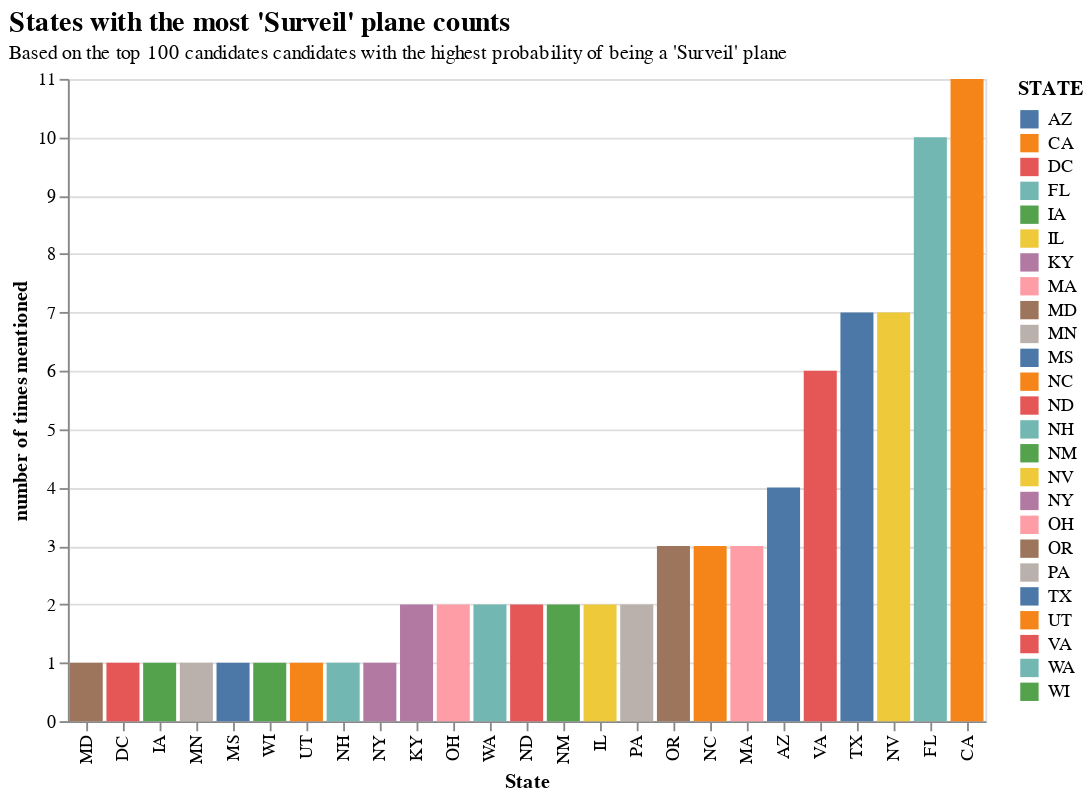

The code cell stored with this chart in its notebook:
### Markdown cell above
# Data insights of final_candidates

### Code cell
# States with the highest probability of having a serveilence spy plane
alt.Chart(final_candidates).mark_bar().encode(
    alt.X("STATE", title="State", sort='y'),
    alt.Y("count(STATE)",title="Occurrences"),
    color="STATE").properties(
      title = {
        "text":  "States with the most 'Surveil' plane counts",
        "subtitle": "Based on the top 100 candidates candidates with the highest probability of being a 'Surveil' plane"
        }).configure_title(
      fontSize = 15, 
      anchor = "start", 
      subtitleFontSize = 11).properties(width=500,height=350)

### Figure 1 — Vega-Lite specification as saved in the notebook (floating-point values rounded to 4 significant figures)
{"config": {"view": {"continuousWidth": 400, "continuousHeight": 300}, "title": {"anchor": "start", "fontSize": 15, "subtitleFontSize": 11}}, "data": {"name": "data-1143011c501e344308499f93a2398d75"}, "mark": "bar", "encoding": {"color": {"type": "nominal", "field": "STATE"}, "x": {"type": "nominal", "field": "STATE", "sort": "y", "title": "State"}, "y": {"type": "nominal", "aggregate": "count", "field": "STATE", "title": "number of times mentioned"}}, "height": 350, "title": {"text": "States with the most 'Surveil' plane counts", "subtitle": "Based on the top 100 candidates candidates with the highest probability of being a 'Surveil' plane"}, "width": 500, "$schema": "https://vega.github.io/schema/vega-lite/v4.8.1.json", "datasets": {"data-1143011c501e344308499f93a2398d75": [{"reg": "N42WB", "name": "CITY OF MESA ARIZONA", "CITY": "MESA", "STATE": "AZ", "adshex": "A4FB3C", "observations": 2860.0, "predicted_type": "surveil", "proabibility_of_spy_plane": 0.975, "proabibility_of_other_plane": 0.025}, {"reg": "N3950M", "name": "SCIFLY LLC", "CITY": "SAN DIEGO", "STATE": "CA", "adshex": "A497C0", "observations": 10250.0, "predicted_type": "surveil", "proabibility_of_spy_plane": 0.968, "proabibility_of_other_plane": 0.032}, {"reg": "N501GW", "name": "CHAPARRAL AIR GROUP", "CITY": "GRAPEVINE", "STATE": "TX", "adshex": "A63E52", "observations": 8225.0, "predicted_type": "surveil", "proabibility_of_spy_plane": 0.9265, "proabibility_of_other_plane": 0.0735}, {"reg": "N6045C", "name": "ORANGE COUNTY SHERIFFS DEPARTMENT RNSP", "CITY": "SANTA ANA", "STATE": "CA", "adshex": "A7D925", "observations": 45080.0, "predicted_type": "surveil", "proabibility_of_spy_plane": 0.9145, "proabibility_of_other_plane": 0.0855}, {"reg": "N609TW", "name": "WRIGHT TIMOTHY C", "CITY": "NORTH CHESTERFIELD", "STATE": "VA", "adshex": "A7EA6C", "observations": 3329.0, "predicted_type": "surveil", "proabibility_of_spy_plane": 0.9015, "proabibility_of_other_plane": 0.0985}, {"reg": "N2092S", "name": "MIDWEST AIRMOTIVE INC", "CITY": "MOUNT STERLING", "STATE": "KY", "adshex": "A1B621", "observations": 1511.0, "predicted_type": "surveil", "proabibility_of_spy_plane": 0.898, "proabibility_of_other_plane": 0.102}, {"reg": "N620FB", "name": "CITY OF PHOENIX", "CITY": "PHOENIX", "STATE": "AZ", "adshex": "A816BC", "observations": 17280.0, "predicted_type": "surveil", "proabibility_of_spy_plane": 0.894, "proabibility_of_other_plane": 0.106}, {"reg": "N447PC", "name": "ROOS GERHARDT PIETER", "CITY": "SHELBYVILLE", "STATE": "KY", "adshex": "A565E6", "observations": 2442.0, "predicted_type": "surveil", "proabibility_of_spy_plane": 0.8925, "proabibility_of_other_plane": 0.1075}, {"reg": "N508RB", "name": "FIVE POINT AERIAL SURVEY", "CITY": "WEST PALM BEACH", "STATE": "FL", "adshex": "A65921", "observations": 7859.0, "predicted_type": "surveil", "proabibility_of_spy_plane": 0.85, "proabibility_of_other_plane": 0.15}, {"reg": "N717HP", "name": "OHIO DEPARTMENT OF PUBLIC SAFETY", "CITY": "COLUMBUS", "STATE": "OH", "adshex": "A996CB", "observations": 637.0, "predicted_type": "surveil", "proabibility_of_spy_plane": 0.835, "proabibility_of_other_plane": 0.165}, {"reg": "N1789M", "name": "E D A S EARLY DETECTION ALARM CO", "CITY": "SPRING", "STATE": "TX", "adshex": "A13A84", "observations": 4028.0, "predicted_type": "surveil", "proabibility_of_spy_plane": 0.832, "proabibility_of_other_plane": 0.168}, {"reg": "N723AR", "name": "TWIN OTTER INTERNATIONAL LTD", "CITY": "LAS VEGAS", "STATE": "NV", "adshex": "A9AEC1", "observations": 4547.0, "predicted_type": "surveil", "proabibility_of_spy_plane": 0.821, "proabibility_of_other_plane": 0.179}, {"reg": "N61122", "name": "SRT AVIATION AND TECHNICAL SERVICES INC", "CITY": "DAVIE", "STATE": "FL", "adshex": "A7F52E", "observations": 2157.0, "predicted_type": "surveil", "proabibility_of_spy_plane": 0.787, "proabibility_of_other_plane": 0.213}, {"reg": "N903KA", "name": "ARROWDATA LLC", "CITY": "BEND", "STATE": "OR", "adshex": "AC7B33", "observations": 3195.0, "predicted_type": "surveil", "proabibility_of_spy_plane": 0.7775, "proabibility_of_other_plane": 0.2225}, {"reg": "N125PZ", "name": "STRAIGHT FLIGHT NEVADA COMMERCIAL LEASING LLC", "CITY": "SPARKS", "STATE": "NV", "adshex": "A067A2", "observations": 662.0, "predicted_type": "surveil", "proabibility_of_spy_plane": 0.763, "proabibility_of_other_plane": 0.237}, {"reg": "N2462G", "name": "WINGED VISION INC", "CITY": "LAYTONSVILLE", "STATE": "MD", "adshex": "A248EE", "observations": 27320.0, "predicted_type": "surveil", "proabibility_of_spy_plane": 0.759, "proabibility_of_other_plane": 0.241}, {"reg": "N101CG", "name": "COSTAR FIELD RESEARCH LLC", "CITY": "WASHINGTON", "STATE": "DC", "adshex": "A008A4", "observations": 19580.0, "predicted_type": "surveil", "proabibility_of_spy_plane": 0.755, "proabibility_of_other_plane": 0.245}, {"reg": "N259BW", "name": "PINAL COUNTY SHERIFFS OFFICE", "CITY": "FLORENCE", "STATE": "AZ", "adshex": "A2791B", "observations": 1130.0, "predicted_type": "surveil", "proabibility_of_spy_plane": 0.7545, "proabibility_of_other_plane": 0.2455}, {"reg": "N80R", "name": "DYNAMIC AVLEASE INC", "CITY": "BRIDGEWATER", "STATE": "VA", "adshex": "AAE0FB", "observations": 3101.0, "predicted_type": "surveil", "proabibility_of_spy_plane": 0.741, "proabibility_of_other_plane": 0.259}, {"reg": "N2231E", "name": "STATE OF IOWA", "CITY": "DES MOINES", "STATE": "IA", "adshex": "A1EEA6", "observations": 2129.0, "predicted_type": "surveil", "proabibility_of_spy_plane": 0.7325, "proabibility_of_other_plane": 0.2675}, {"reg": "N963SD", "name": "COUNTY OF LOS ANGELES", "CITY": "LONG BEACH", "STATE": "CA", "adshex": "AD68DF", "observations": 8183.0, "predicted_type": "surveil", "proabibility_of_spy_plane": 0.7295, "proabibility_of_other_plane": 0.2705}, {"reg": "N923SD", "name": "FRESNO COUNTY SHERIFFS DEPARTMENT", "CITY": "FRESNO", "STATE": "CA", "adshex": "ACCAE3", "observations": 746.0, "predicted_type": "surveil", "proabibility_of_spy_plane": 0.726, "proabibility_of_other_plane": 0.274}, {"reg": "N40R", "name": "DYNAMIC AVLEASE INC", "CITY": "BRIDGEWATER", "STATE": "VA", "adshex": "A4ABBF", "observations": 10780.0, "predicted_type": "surveil", "proabibility_of_spy_plane": 0.694, "proabibility_of_other_plane": 0.306}, {"reg": "N508BH", "name": "CITY OF ANAHEIM", "CITY": "FULLERTON", "STATE": "CA", "adshex": "A657C9", "observations": 11730.0, "predicted_type": "surveil", "proabibility_of_spy_plane": 0.6935, "proabibility_of_other_plane": 0.3065}, {"reg": "N207TF", "name": "SAN BERNANDINO COUNTY SHERIFF", "CITY": "SAN BERNARDINO", "STATE": "CA", "adshex": "A1ADB3", "observations": 628.0, "predicted_type": "surveil", "proabibility_of_spy_plane": 0.688, "proabibility_of_other_plane": 0.312}, {"reg": "N531MP", "name": "U S AIR FORCE SPECIAL OPERATIONS COMMAND", "CITY": "HURLBURT FIELD", "STATE": "FL", "adshex": "A6B545", "observations": 11190.0, "predicted_type": "surveil", "proabibility_of_spy_plane": 0.6735, "proabibility_of_other_plane": 0.3265}, {"reg": "N700AZ", "name": "PIMA COUNTY SHERIFFS DEPARTMENT", "CITY": "TUCSON", "STATE": "AZ", "adshex": "A954A6", "observations": 18900.0, "predicted_type": "surveil", "proabibility_of_spy_plane": 0.6725, "proabibility_of_other_plane": 0.3275}, {"reg": "N624TS", "name": "US AIR FORCE SPECIAL OPERATIONS COMMAND", "CITY": "HURLBURT FIELD", "STATE": "FL", "adshex": "A826D3", "observations": 12900.0, "predicted_type": "surveil", "proabibility_of_spy_plane": 0.666, "proabibility_of_other_plane": 0.334}, {"reg": "N178GC", "name": "CORTEZ FISHER LLC", "CITY": "KIRKLAND", "STATE": "WA", "adshex": "A1377E", "observations": 1271.0, "predicted_type": "surveil", "proabibility_of_spy_plane": 0.6635, "proabibility_of_other_plane": 0.3365}, {"reg": "N97826", "name": "U S BANK NA", "CITY": "MARSHALL", "STATE": "MN", "adshex": "ADA41A", "observations": 1434.0, "predicted_type": "surveil", "proabibility_of_spy_plane": 0.657, "proabibility_of_other_plane": 0.343}, {"reg": "N101UV", "name": "VERTICAL AIR INC", "CITY": "DELAND", "STATE": "FL", "adshex": "A00A41", "observations": 20260.0, "predicted_type": "surveil", "proabibility_of_spy_plane": 0.6495, "proabibility_of_other_plane": 0.3505}, {"reg": "N6197V", "name": "TENAX AVIATION SERVICES LLC", "CITY": "MADISON", "STATE": "MS", "adshex": "A8138E", "observations": 2503.0, "predicted_type": "surveil", "proabibility_of_spy_plane": 0.649, "proabibility_of_other_plane": 0.351}, {"reg": "N221MR", "name": "GALUK DOUGLAS P", "CITY": "WISCONSIN RAPIDS", "STATE": "WI", "adshex": "A1E5DB", "observations": 1720.0, "predicted_type": "surveil", "proabibility_of_spy_plane": 0.633, "proabibility_of_other_plane": 0.367}, {"reg": "N435MT", "name": "SOUTHWEST AVIATION SOLUTIONS LLC", "CITY": "LAS VEGAS", "STATE": "NV", "adshex": "A536D6", "observations": 1722.0, "predicted_type": "surveil", "proabibility_of_spy_plane": 0.6325, "proabibility_of_other_plane": 0.3675}, {"reg": "N1232H", "name": "AIRCRAFT GUARANTY CORP TRUSTEE", "CITY": "ONALASKA", "STATE": "TX", "adshex": "A0617D", "observations": 3086.0, "predicted_type": "surveil", "proabibility_of_spy_plane": 0.6315, "proabibility_of_other_plane": 0.3685}, {"reg": "N240TS", "name": "UTAH STATE UNIVERSITY", "CITY": "LOGAN", "STATE": "UT", "adshex": "A231B9", "observations": 1381.0, "predicted_type": "surveil", "proabibility_of_spy_plane": 0.6255, "proabibility_of_other_plane": 0.3745}, {"reg": "N215TX", "name": "TEXAS DEPT OF PUBLIC SAFETY", "CITY": "AUSTIN", "STATE": "TX", "adshex": "A1CDD4", "observations": 6019.0, "predicted_type": "surveil", "proabibility_of_spy_plane": 0.625, "proabibility_of_other_plane": 0.375}, {"reg": "N522ND", "name": "UNIVERSITY OF NORTH DAKOTA", "CITY": "GRAND FORKS", "STATE": "ND", "adshex": "A6918C", "observations": 979.0, "predicted_type": "surveil", "proabibility_of_spy_plane": 0.623, "proabibility_of_other_plane": 0.377}, {"reg": "N911ZZ", "name": "BERNALILLO COUNTY SHERIFF'S DEPT", "CITY": "ALBUQUERQUE", "STATE": "NM", "adshex": "AC9CB9", "observations": 9905.0, "predicted_type": "surveil", "proabibility_of_spy_plane": 0.623, "proabibility_of_other_plane": 0.377}, {"reg": "N10JA", "name": "J A AERO INC", "CITY": "SUGAR GROVE", "STATE": "IL", "adshex": "A00324", "observations": 21310.0, "predicted_type": "surveil", "proabibility_of_spy_plane": 0.615, "proabibility_of_other_plane": 0.385}, {"reg": "N312PC", "name": "JET SET AIRCRAFT INC", "CITY": "VAN NUYS", "STATE": "CA", "adshex": "A34F87", "observations": 1077.0, "predicted_type": "surveil", "proabibility_of_spy_plane": 0.611, "proabibility_of_other_plane": 0.389}, {"reg": "N141DZ", "name": "MAXIM AVIATION LLC", "CITY": "NAPLES", "STATE": "FL", "adshex": "A0A6CA", "observations": 33420.0, "predicted_type": "surveil", "proabibility_of_spy_plane": 0.6085, "proabibility_of_other_plane": 0.3915}, {"reg": "N477XP", "name": "PARACLETE AVIATION LLC", "CITY": "RAEFORD", "STATE": "NC", "adshex": "A5DD36", "observations": 5374.0, "predicted_type": "surveil", "proabibility_of_spy_plane": 0.6085, "proabibility_of_other_plane": 0.3915}, {"reg": "N90D", "name": "DYNAMIC AVLEASE INC", "CITY": "BRIDGEWATER", "STATE": "VA", "adshex": "AC6D1E", "observations": 558.0, "predicted_type": "surveil", "proabibility_of_spy_plane": 0.606, "proabibility_of_other_plane": 0.394}, {"reg": "N87RM", "name": "DILKARA LEASING LLC", "CITY": "LAS VEGAS", "STATE": "NV", "adshex": "ABF580", "observations": 21190.0, "predicted_type": "surveil", "proabibility_of_spy_plane": 0.5985, "proabibility_of_other_plane": 0.4015}, {"reg": "N327BA", "name": "AEROPTIC LLC", "CITY": "NORTH ANDOVER", "STATE": "MA", "adshex": "A3886B", "observations": 1355.0, "predicted_type": "surveil", "proabibility_of_spy_plane": 0.5975, "proabibility_of_other_plane": 0.4025}, {"reg": "N478XP", "name": "PARACLETE AVIATION LLC", "CITY": "RAEFORD", "STATE": "NC", "adshex": "A5E0ED", "observations": 663.0, "predicted_type": "surveil", "proabibility_of_spy_plane": 0.591, "proabibility_of_other_plane": 0.409}, {"reg": "N505J", "name": "GLOBAL GEO MAPPING INC", "CITY": "ALBUQUERQUE", "STATE": "NM", "adshex": "A64D4B", "observations": 2462.0, "predicted_type": "surveil", "proabibility_of_spy_plane": 0.5905, "proabibility_of_other_plane": 0.4095}, {"reg": "N42Z", "name": "DYNAMIC AVLEASE INC", "CITY": "BRIDGEWATER", "STATE": "VA", "adshex": "A4FB85", "observations": 10180.0, "predicted_type": "surveil", "proabibility_of_spy_plane": 0.588, "proabibility_of_other_plane": 0.412}, {"reg": "N820AB", "name": "VERTICAL AIR INC", "CITY": "DELAND", "STATE": "FL", "adshex": "AB30DD", "observations": 55660.0, "predicted_type": "surveil", "proabibility_of_spy_plane": 0.5875, "proabibility_of_other_plane": 0.4125}, {"reg": "N203SF", "name": "DIRECT ACTION AVIATION LLC", "CITY": "RENO", "STATE": "NV", "adshex": "A19EBE", "observations": 4168.0, "predicted_type": "surveil", "proabibility_of_spy_plane": 0.587, "proabibility_of_other_plane": 0.413}, {"reg": "N321CY", "name": "JUMP RUN AVIATION LLC", "CITY": "ROCHESTER", "STATE": "NH", "adshex": "A37250", "observations": 12270.0, "predicted_type": "surveil", "proabibility_of_spy_plane": 0.575, "proabibility_of_other_plane": 0.425}, {"reg": "N66AD", "name": "PARACLETE AVIATION LLC", "CITY": "RAEFORD", "STATE": "NC", "adshex": "A8B1E4", "observations": 1816.0, "predicted_type": "surveil", "proabibility_of_spy_plane": 0.574, "proabibility_of_other_plane": 0.426}, {"reg": "N398A", "name": "BIGFOOT AVIATION LLC", "CITY": "SHELTON", "STATE": "WA", "adshex": "A4A081", "observations": 5238.0, "predicted_type": "surveil", "proabibility_of_spy_plane": 0.572, "proabibility_of_other_plane": 0.428}, {"reg": "N221BN", "name": "VERTICAL AIR INC", "CITY": "DELAND", "STATE": "FL", "adshex": "A1E4DE", "observations": 39580.0, "predicted_type": "surveil", "proabibility_of_spy_plane": 0.567, "proabibility_of_other_plane": 0.433}, {"reg": "N645HM", "name": "645TH AERONAUTICAL ENGINEERING GROUP (AESG)", "CITY": "WRIGHT PAT", "STATE": "OH", "adshex": "A87889", "observations": 6609.0, "predicted_type": "surveil", "proabibility_of_spy_plane": 0.563, "proabibility_of_other_plane": 0.437}, {"reg": "N4177R", "name": "HARDING ROY A DBA", "CITY": "BIG BEAR CITY", "STATE": "CA", "adshex": "A4F17E", "observations": 1758.0, "predicted_type": "surveil", "proabibility_of_spy_plane": 0.5625, "proabibility_of_other_plane": 0.4375}, {"reg": "N30NT", "name": "CITY OF ONTARIO", "CITY": "ONTARIO", "STATE": "CA", "adshex": "A31E37", "observations": 2678.0, "predicted_type": "surveil", "proabibility_of_spy_plane": 0.562, "proabibility_of_other_plane": 0.438}, {"reg": "N582AS", "name": "STEPHEN L BRENNEKE MD PC", "CITY": "OREGON CITY", "STATE": "OR", "adshex": "A77D67", "observations": 758.0, "predicted_type": "surveil", "proabibility_of_spy_plane": 0.558, "proabibility_of_other_plane": 0.442}, {"reg": "N575RW", "name": "WASHINGTON COUNTY", "CITY": "HILLSBORO", "STATE": "OR", "adshex": "A76288", "observations": 19640.0, "predicted_type": "surveil", "proabibility_of_spy_plane": 0.555, "proabibility_of_other_plane": 0.445}, {"reg": "N727PX", "name": "OWENS RUSSELL A TRUSTEE", "CITY": "SAN DIEGO", "STATE": "CA", "adshex": "A9BEE8", "observations": 2122.0, "predicted_type": "surveil", "proabibility_of_spy_plane": 0.5535, "proabibility_of_other_plane": 0.4465}, {"reg": "N37FG", "name": "STATE OF CALIFORNIA", "CITY": "SACRAMENTO", "STATE": "CA", "adshex": "A431F6", "observations": 6606.0, "predicted_type": "surveil", "proabibility_of_spy_plane": 0.548, "proabibility_of_other_plane": 0.452}, {"reg": "N1128L", "name": "ARNE AVIATION LLC", "CITY": "SUFFOLK", "STATE": "VA", "adshex": "A0371C", "observations": 3487.0, "predicted_type": "surveil", "proabibility_of_spy_plane": 0.5475, "proabibility_of_other_plane": 0.4525}, {"reg": "N87AG", "name": "COMMONWEALTH OF PENNSYLVANIA", "CITY": "LEMOYNE", "STATE": "PA", "adshex": "ABF404", "observations": 534.0, "predicted_type": "surveil", "proabibility_of_spy_plane": 0.5455, "proabibility_of_other_plane": 0.4545}, {"reg": "N3280X", "name": "COASTAL DEFENSE INC", "CITY": "MILL HALL", "STATE": "PA", "adshex": "A38E76", "observations": 2201.0, "predicted_type": "surveil", "proabibility_of_spy_plane": 0.5445, "proabibility_of_other_plane": 0.4555}, {"reg": "N9932Z", "name": "SILVER CREEK AVIATION SERVICES", "CITY": "FORT WORTH", "STATE": "TX", "adshex": "ADE07E", "observations": 525.0, "predicted_type": "surveil", "proabibility_of_spy_plane": 0.54, "proabibility_of_other_plane": 0.46}, {"reg": "N9639F", "name": "UMATILLA AVIATION INC", "CITY": "MOUNT DORA", "STATE": "FL", "adshex": "AD6AE4", "observations": 4537.0, "predicted_type": "surveil", "proabibility_of_spy_plane": 0.539, "proabibility_of_other_plane": 0.461}, {"reg": "N304ST", "name": "CALSPAN CORP", "CITY": "BUFFALO", "STATE": "NY", "adshex": "A32FD0", "observations": 3499.0, "predicted_type": "surveil", "proabibility_of_spy_plane": 0.5375, "proabibility_of_other_plane": 0.4625}, {"reg": "N6UX", "name": "HELICOPTERS INC", "CITY": "CAHOKIA", "STATE": "IL", "adshex": "A7C465", "observations": 11490.0, "predicted_type": "surveil", "proabibility_of_spy_plane": 0.5295, "proabibility_of_other_plane": 0.4705}, {"reg": "N787GA", "name": "N787GA LLC", "CITY": "LAS VEGAS", "STATE": "NV", "adshex": "AAAB1E", "observations": 553.0, "predicted_type": "surveil", "proabibility_of_spy_plane": 0.5295, "proabibility_of_other_plane": 0.4705}, {"reg": "N574ND", "name": "UND AEROSPACE FOUNDATION", "CITY": "GRAND FORKS", "STATE": "ND", "adshex": "A75E75", "observations": 1437.0, "predicted_type": "surveil", "proabibility_of_spy_plane": 0.523, "proabibility_of_other_plane": 0.477}, {"reg": "N2105F", "name": "CLIK SERVICES LLC", "CITY": "FORESTDALE", "STATE": "MA", "adshex": "A1BC8F", "observations": 1537.0, "predicted_type": "surveil", "proabibility_of_spy_plane": 0.5225, "proabibility_of_other_plane": 0.4775}, {"reg": "N25HP", "name": "FLORIDA HIGHWAY PATROL", "CITY": "TALLAHASSEE", "STATE": "FL", "adshex": "A255E2", "observations": 2855.0, "predicted_type": "surveil", "proabibility_of_spy_plane": 0.518, "proabibility_of_other_plane": 0.482}, {"reg": "N225JM", "name": "BINNER ENTERPRISES LLC", "CITY": "HENDERSON", "STATE": "NV", "adshex": "A1F468", "observations": 3878.0, "predicted_type": "surveil", "proabibility_of_spy_plane": 0.5165, "proabibility_of_other_plane": 0.4835}, {"reg": "N915WC", "name": "AEROPTIC LLC", "CITY": "NORTH ANDOVER", "STATE": "MA", "adshex": "ACAB35", "observations": 29390.0, "predicted_type": "surveil", "proabibility_of_spy_plane": 0.516, "proabibility_of_other_plane": 0.484}, {"reg": "N900DH", "name": "SAFRAN USA INC", "CITY": "IRVING", "STATE": "TX", "adshex": "AC6F7F", "observations": 6710.0, "predicted_type": "surveil", "proabibility_of_spy_plane": 0.514, "proabibility_of_other_plane": 0.486}, {"reg": "N926NA", "name": "NATIONAL AERONAUTICS AND SPACE ADMINISTRATION", "CITY": "HOUSTON", "STATE": "TX", "adshex": "ACD5A1", "observations": 599.0, "predicted_type": "surveil", "proabibility_of_spy_plane": 0.5135, "proabibility_of_other_plane": 0.4865}]}}
